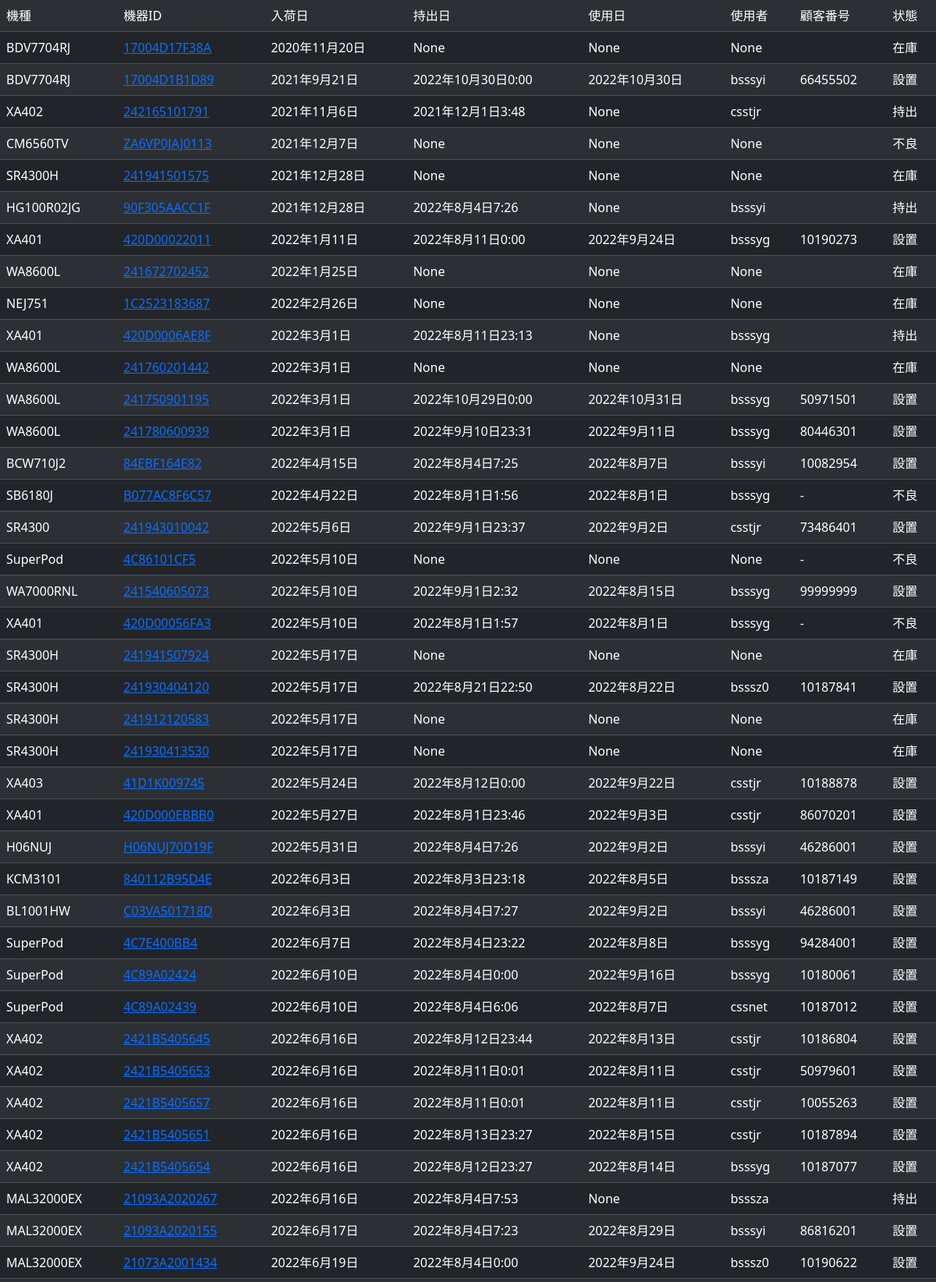
/stocks/admin_stockdata_list/ (upper part), run on the app's committed database.
### stocks/models.py (models this page shows)
class StockData(models.Model):
    area = models.CharField('コープ名', max_length=30)
    device = models.ForeignKey(
        Device, verbose_name='機種名', on_delete=models.CASCADE)
    serial = models.CharField('機器ID', max_length=50)
    arrival = models.DateField('入荷日')
    delivery = models.DateField('持出日', null=True, blank=True)
    use = models.DateField('使用日', null=True, blank=True)
    staff = models.ForeignKey(
        User, verbose_name='担当者', on_delete=models.CASCADE, null=True, blank=True)
    customer = models.CharField('顧客', max_length=30, blank=True)
    job = models.ForeignKey(
        Job, verbose_name='業種', on_delete=models.CASCADE, default=1)
    status = models.ForeignKey(
        Status, verbose_name='状態', on_delete=models.CASCADE, default=1)
    comment = models.TextField('コメント', blank=True)
    log = models.TextField('ログ', blank=True)
    class Meta:
        verbose_name = '在庫リスト'
        verbose_name_plural = '在庫リスト'

class Device(models.Model):
    name = models.CharField('機種名', max_length=30)
    service = models.ForeignKey(
        Service, verbose_name='サービス', on_delete=models.CASCADE)
    type = models.ForeignKey(Type, verbose_name='種別', on_delete=models.CASCADE)
    is_active = models.BooleanField(('有効'), default=True)
    def __str__(self):
        return self.name
    class Meta:
        verbose_name = '機器'
        verbose_name_plural = '機器'

class Status(models.Model):
    status_name = models.CharField(max_length=30)
    def __str__(self):
        return self.status_name
    class Meta:
        verbose_name = '状態'
        verbose_name_plural = '状態'

### users/models.py (models this page shows, shortened)
class User(AbstractBaseUser, PermissionsMixin):
    username_validator = UnicodeUsernameValidator()
    username = models.CharField(_("username"), max_length=30, validators=[
                                username_validator], unique=True)
    email = models.EmailField(_("email_address"), unique=True)
    is_staff = models.BooleanField(_("staff status"), default=False)
    is_active = models.BooleanField(_("active"), default=True)
    date_joined = models.DateTimeField(_("date joined"), default=timezone.now)
    objects = UserManager()
    USERNAME_FIELD = "username"
    EMAIL_FIELD = "email"
    REQUIRED_FIELDS = ['email']
    class Meta:
        verbose_name = _("user")
        verbose_name_plural = _("users")

### stocks/views.py (the view)
# urls.py: path('admin_stockdata_list/', views.StockDataListView.as_view(),
class StockDataListView(ListView):
    template_name = "stocks/admin_stockdata_list.html"
    model = StockData
    paginate_by = 100

### users/models.py (called while the page is built)
    def __str__(self):
        return self.name

### templates/stocks/stockdata_list.html (shortened to what this page needs)
{% load static %}{% load django_bootstrap5 %}{% load bootstrap_icons %}
<!DOCTYPE html>
<html lang="ja">
<head>
    {% bootstrap_css %}
</head>
<body class="bg-secondary">
    <table class="table table-dark table-striped">
    <tr>
        <td>機種</td>
        <td>機器ID</td>
        <td>入荷日</td>
        <td>持出日</td>
        <td>使用日</td>
        <td>使用者</td>
        <td>顧客番号</td>
        <td>状態</td>
    </tr>
    {% for data in object_list %}
    <tr>
        <td>{{ data.device }}</td>
        <td><a href="../update/{{data.id}}">{{ data.serial }}</a></td>
        <td>{{ data.arrival }}</td>
        <td>{{ data.delivery }}</td>
        <td>{{ data.use }}</td>
        <td>{{ data.staff }}</td>
        <td>{{ data.customer }}</td>
        <td>{{ data.status }}</td>
    </tr>
    {% endfor %}
</table>
</body>
</html>

### data on the page
StockData: device "BDV7704RJ", serial "17004D17F38A", arrival "2020年11月20日", delivery "None", use "None", staff "None", status "在庫"
StockData: device "BDV7704RJ", serial "17004D1B1D89", arrival "2021年9月21日", delivery "2022年10月30日0:00", use "2022年10月30日", staff "bsssyi", customer "66455502", status "設置"
StockData: device "XA402", serial "242165101791", arrival "2021年11月6日", delivery "2021年12月1日3:48", use "None", staff "csstjr", status "持出"
StockData: device "CM6560TV", serial "ZA6VP0JAJ0113", arrival "2021年12月7日", delivery "None", use "None", staff "None", status "不良"
StockData: device "SR4300H", serial "241941501575", arrival "2021年12月28日", delivery "None", use "None", staff "None", status "在庫"
StockData: device "HG100R02JG", serial "90F305AACC1F", arrival "2021年12月28日", delivery "2022年8月4日7:26", use "None", staff "bsssyi", status "持出"
StockData: device "XA401", serial "420D00022011", arrival "2022年1月11日", delivery "2022年8月11日0:00", use "2022年9月24日", staff "bsssyg", customer "10190273", status "設置"
StockData: device "WA8600L", serial "241672702452", arrival "2022年1月25日", delivery "None", use "None", staff "None", status "在庫"
StockData: device "NEJ751", serial "1C2523183687", arrival "2022年2月26日", delivery "None", use "None", staff "None", status "在庫"
StockData: device "XA401", serial "420D0006AE8F", arrival "2022年3月1日", delivery "2022年8月11日23:13", use "None", staff "bsssyg", status "持出"
StockData: device "WA8600L", serial "241760201442", arrival "2022年3月1日", delivery "None", use "None", staff "None", status "在庫"
StockData: device "WA8600L", serial "241750901195", arrival "2022年3月1日", delivery "2022年10月29日0:00", use "2022年10月31日", staff "bsssyg", customer "50971501", status "設置"
StockData: device "WA8600L", serial "241780600939", arrival "2022年3月1日", delivery "2022年9月10日23:31", use "2022年9月11日", staff "bsssyg", customer "80446301", status "設置"
StockData: device "BCW710J2", serial "84EBF164E82", arrival "2022年4月15日", delivery "2022年8月4日7:25", use "2022年8月7日", staff "bsssyi", customer "10082954", status "設置"
StockData: device "SB6180J", serial "B077AC8F6C57", arrival "2022年4月22日", delivery "2022年8月1日1:56", use "2022年8月1日", staff "bsssyg", customer "-", status "不良"
StockData: device "SR4300", serial "241943010042", arrival "2022年5月6日", delivery "2022年9月1日23:37", use "2022年9月2日", staff "csstjr", customer "73486401", status "設置"
StockData: device "SuperPod", serial "4C86101CF5", arrival "2022年5月10日", delivery "None", use "None", staff "None", customer "-", status "不良"
StockData: device "WA7000RNL", serial "241540605073", arrival "2022年5月10日", delivery "2022年9月1日2:32", use "2022年8月15日", staff "bsssyg", customer "99999999", status "設置"
StockData: device "XA401", serial "420D00056FA3", arrival "2022年5月10日", delivery "2022年8月1日1:57", use "2022年8月1日", staff "bsssyg", customer "-", status "不良"
StockData: device "SR4300H", serial "241941507924", arrival "2022年5月17日", delivery "None", use "None", staff "None", status "在庫"
StockData: device "SR4300H", serial "241930404120", arrival "2022年5月17日", delivery "2022年8月21日22:50", use "2022年8月22日", staff "bsssz0", customer "10187841", status "設置"
StockData: device "SR4300H", serial "241912120583", arrival "2022年5月17日", delivery "None", use "None", staff "None", status "在庫"
StockData: device "SR4300H", serial "241930413530", arrival "2022年5月17日", delivery "None", use "None", staff "None", status "在庫"
StockData: device "XA403", serial "41D1K009745", arrival "2022年5月24日", delivery "2022年8月12日0:00", use "2022年9月22日", staff "csstjr", customer "10188878", status "設置"
StockData: device "XA401", serial "420D000EBBB0", arrival "2022年5月27日", delivery "2022年8月1日23:46", use "2022年9月3日", staff "csstjr", customer "86070201", status "設置"
StockData: device "H06NUJ", serial "H06NUJ70D19F", arrival "2022年5月31日", delivery "2022年8月4日7:26", use "2022年9月2日", staff "bsssyi", customer "46286001", status "設置"
StockData: device "KCM3101", serial "840112B95D4E", arrival "2022年6月3日", delivery "2022年8月3日23:18", use "2022年8月5日", staff "bsssza", customer "10187149", status "設置"
StockData: device "BL1001HW", serial "C03VA501718D", arrival "2022年6月3日", delivery "2022年8月4日7:27", use "2022年9月2日", staff "bsssyi", customer "46286001", status "設置"
StockData: device "SuperPod", serial "4C7E400BB4", arrival "2022年6月7日", delivery "2022年8月4日23:22", use "2022年8月8日", staff "bsssyg", customer "94284001", status "設置"
StockData: device "SuperPod", serial "4C89A02424", arrival "2022年6月10日", delivery "2022年8月4日0:00", use "2022年9月16日", staff "bsssyg", customer "10180061", status "設置"
StockData: device "SuperPod", serial "4C89A02439", arrival "2022年6月10日", delivery "2022年8月4日6:06", use "2022年8月7日", staff "cssnet", customer "10187012", status "設置"
StockData: device "XA402", serial "2421B5405645", arrival "2022年6月16日", delivery "2022年8月12日23:44", use "2022年8月13日", staff "csstjr", customer "10186804", status "設置"
StockData: device "XA402", serial "2421B5405653", arrival "2022年6月16日", delivery "2022年8月11日0:01", use "2022年8月11日", staff "csstjr", customer "50979601", status "設置"
StockData: device "XA402", serial "2421B5405657", arrival "2022年6月16日", delivery "2022年8月11日0:01", use "2022年8月11日", staff "csstjr", customer "10055263", status "設置"
StockData: device "XA402", serial "2421B5405651", arrival "2022年6月16日", delivery "2022年8月13日23:27", use "2022年8月15日", staff "csstjr", customer "10187894", status "設置"
StockData: device "XA402", serial "2421B5405654", arrival "2022年6月16日", delivery "2022年8月12日23:27", use "2022年8月14日", staff "bsssyg", customer "10187077", status "設置"
StockData: device "MAL32000EX", serial "21093A2020267", arrival "2022年6月16日", delivery "2022年8月4日7:53", use "None", staff "bsssza", status "持出"
StockData: device "MAL32000EX", serial "21093A2020155", arrival "2022年6月17日", delivery "2022年8月4日7:23", use "2022年8月29日", staff "bsssyi", customer "86816201", status "設置"
StockData: device "MAL32000EX", serial "21073A2001434", arrival "2022年6月19日", delivery "2022年8月4日0:00", use "2022年9月24日", staff "bsssz0", customer "10190622", status "設置"
